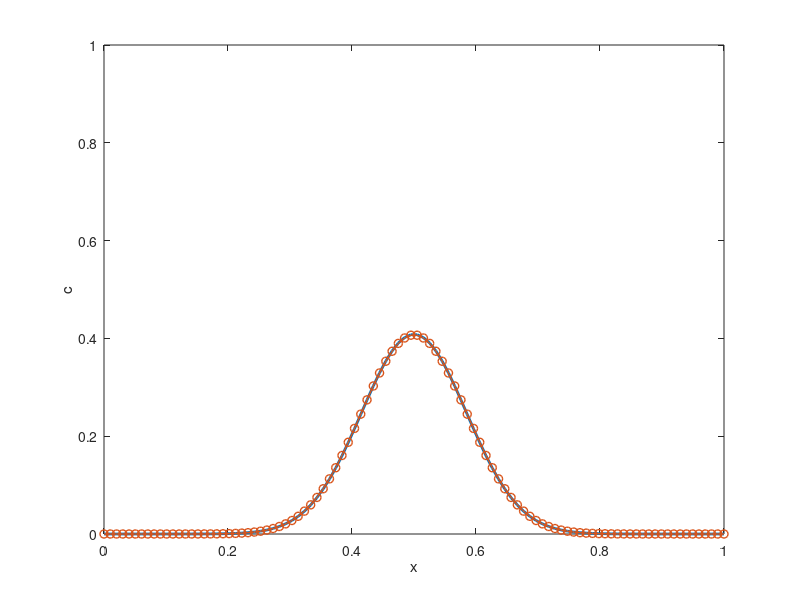

Write MATLAB code to recreate this figure.
clear;

% domain
xL = 0;
xR = 1;

% diffusion coefficient
D = 0.6;

% boundary conditions
cL = @(t) 0;
cR = @(t) 0;

% source term
f = @(t,x) 0;

% initial conditions
x0 = 0.5;
tau = 0.001;
c_start = @(x) sqrt(4*pi*D*tau)/sqrt(4*pi*D*(tau)) * exp(-(x-x0)^2/(4*D*(tau)));

% time interval
t_start = 0;
t_final = 0.005;

% exact solution
tau = 0.001;
c_exact = @(t,x) sqrt(4*pi*D*tau)/sqrt(4*pi*D*(t+tau)) * exp(-(x-x0)^2/(4*D*(t+tau)));

% space discretization
Nx = 100;
x = linspace(xL, xR, Nx);
dx = (xR-xL)/(Nx-1);

% time-step from stability
dt = 0.9*dx*dx/2/D;

% uncomment to get an unstable solution 
% dt = 5*dx*dx/2/D;

c_old = zeros(1,Nx);
c_new = zeros(1,Nx);
c_exa = zeros(1,Nx);

for i = 1:Nx
    c_old(i) = c_start(x(i));
end

t = t_start;

while t < t_final
    
    if t + dt > t_final
        dt = t_final-t;
    end
    
    for i = 2:Nx-1
        c_new(i) = c_old(i) + dt*D*(c_old(i-1)-2*c_old(i)+c_old(i+1))/dx/dx + dt*f(t,x(i));
    end
    
    c_new(1)  = cL(t);
    c_new(Nx) = cR(t);
    
    c_old = c_new;
    t = t+dt;
    
    for i = 1:Nx
        c_exa(i) = c_exact(t,x(i));
    end
    
    plot(x,c_exa,'LineWidth',2);
    hold on
    plot(x,c_new,'o-','LineWidth',1);
    hold off
    xlabel('x');
    ylabel('c');
    axis([xL xR 0 1]);
    pause(100*dt);
    
end